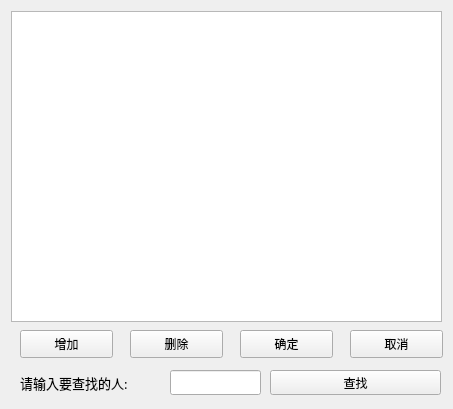
<?xml version="1.0" encoding="UTF-8"?>
<ui version="4.0">
 <class>Widget</class>
 <widget class="QWidget" name="Widget">
  <property name="geometry">
   <rect>
    <x>0</x>
    <y>0</y>
    <width>453</width>
    <height>409</height>
   </rect>
  </property>
  <property name="windowTitle">
   <string>Widget</string>
  </property>
  <widget class="QTableView" name="tableView">
   <property name="geometry">
    <rect>
     <x>11</x>
     <y>11</y>
     <width>431</width>
     <height>311</height>
    </rect>
   </property>
  </widget>
  <widget class="QPushButton" name="buttonAdd">
   <property name="geometry">
    <rect>
     <x>20</x>
     <y>330</y>
     <width>93</width>
     <height>28</height>
    </rect>
   </property>
   <property name="text">
    <string>增加</string>
   </property>
  </widget>
  <widget class="QPushButton" name="buttonDel">
   <property name="geometry">
    <rect>
     <x>130</x>
     <y>330</y>
     <width>93</width>
     <height>28</height>
    </rect>
   </property>
   <property name="text">
    <string>删除</string>
   </property>
  </widget>
  <widget class="QPushButton" name="buttonSure">
   <property name="geometry">
    <rect>
     <x>240</x>
     <y>330</y>
     <width>93</width>
     <height>28</height>
    </rect>
   </property>
   <property name="text">
    <string>确定</string>
   </property>
  </widget>
  <widget class="QPushButton" name="buttonCancel">
   <property name="geometry">
    <rect>
     <x>350</x>
     <y>330</y>
     <width>93</width>
     <height>28</height>
    </rect>
   </property>
   <property name="text">
    <string>取消</string>
   </property>
  </widget>
  <widget class="QLineEdit" name="lineEdit">
   <property name="geometry">
    <rect>
     <x>170</x>
     <y>370</y>
     <width>91</width>
     <height>25</height>
    </rect>
   </property>
   <property name="maximumSize">
    <size>
     <width>16777215</width>
     <height>25</height>
    </size>
   </property>
   <property name="baseSize">
    <size>
     <width>0</width>
     <height>25</height>
    </size>
   </property>
   <property name="text">
    <string/>
   </property>
  </widget>
  <widget class="QLabel" name="label">
   <property name="geometry">
    <rect>
     <x>20</x>
     <y>370</y>
     <width>151</width>
     <height>25</height>
    </rect>
   </property>
   <property name="minimumSize">
    <size>
     <width>0</width>
     <height>25</height>
    </size>
   </property>
   <property name="maximumSize">
    <size>
     <width>16777215</width>
     <height>25</height>
    </size>
   </property>
   <property name="font">
    <font>
     <family>Adobe 黑体 Std R</family>
     <pointsize>10</pointsize>
    </font>
   </property>
   <property name="text">
    <string>请输入要查找的人:</string>
   </property>
  </widget>
  <widget class="QPushButton" name="buttonFind">
   <property name="geometry">
    <rect>
     <x>270</x>
     <y>370</y>
     <width>171</width>
     <height>25</height>
    </rect>
   </property>
   <property name="minimumSize">
    <size>
     <width>0</width>
     <height>25</height>
    </size>
   </property>
   <property name="maximumSize">
    <size>
     <width>16777215</width>
     <height>25</height>
    </size>
   </property>
   <property name="text">
    <string>查找</string>
   </property>
  </widget>
 </widget>
 <layoutdefault spacing="6" margin="11"/>
 <resources/>
 <connections/>
</ui>
